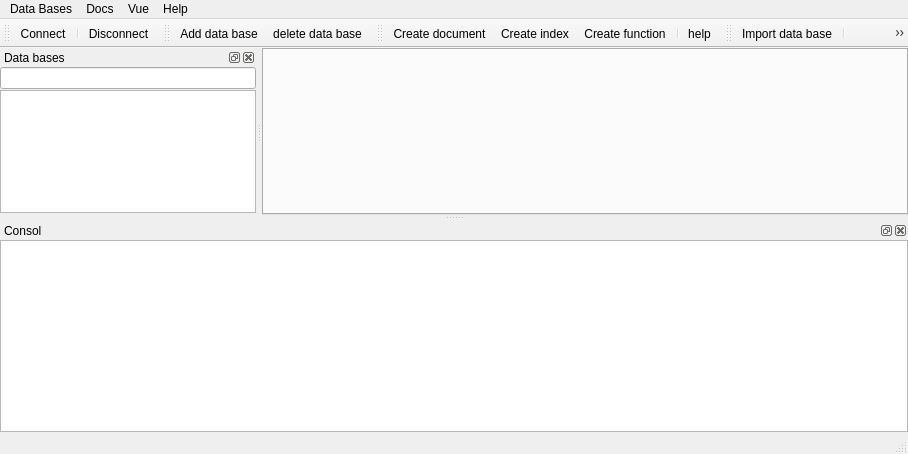
<?xml version="1.0" encoding="UTF-8"?>
<ui version="4.0">
 <class>MainWindow</class>
 <widget class="QMainWindow" name="MainWindow">
  <property name="geometry">
   <rect>
    <x>0</x>
    <y>0</y>
    <width>908</width>
    <height>454</height>
   </rect>
  </property>
  <property name="windowTitle">
   <string>Mongo Studio 1.0</string>
  </property>
  <property name="windowIcon">
   <iconset resource="resource.qrc">
    <normaloff>:/icons/icons/mongo.ico</normaloff>:/icons/icons/mongo.ico</iconset>
  </property>
  <widget class="QWidget" name="centralwidget">
   <layout class="QGridLayout" name="gridLayout">
    <property name="leftMargin">
     <number>0</number>
    </property>
    <property name="topMargin">
     <number>0</number>
    </property>
    <property name="rightMargin">
     <number>0</number>
    </property>
    <property name="bottomMargin">
     <number>0</number>
    </property>
    <property name="horizontalSpacing">
     <number>6</number>
    </property>
    <item row="0" column="0">
     <widget class="QWidget" name="widget" native="true">
      <layout class="QVBoxLayout" name="verticalLayout">
       <property name="spacing">
        <number>0</number>
       </property>
       <property name="leftMargin">
        <number>0</number>
       </property>
       <property name="topMargin">
        <number>0</number>
       </property>
       <property name="rightMargin">
        <number>0</number>
       </property>
       <property name="bottomMargin">
        <number>0</number>
       </property>
       <item>
        <widget class="QTabWidget" name="documentTabView">
         <property name="cursor">
          <cursorShape>PointingHandCursor</cursorShape>
         </property>
         <property name="tabShape">
          <enum>QTabWidget::Rounded</enum>
         </property>
         <property name="currentIndex">
          <number>-1</number>
         </property>
         <property name="tabsClosable">
          <bool>true</bool>
         </property>
         <property name="movable">
          <bool>true</bool>
         </property>
         <property name="tabBarAutoHide">
          <bool>true</bool>
         </property>
        </widget>
       </item>
      </layout>
     </widget>
    </item>
   </layout>
  </widget>
  <widget class="QMenuBar" name="menubar">
   <property name="geometry">
    <rect>
     <x>0</x>
     <y>0</y>
     <width>908</width>
     <height>21</height>
    </rect>
   </property>
   <widget class="QMenu" name="menuData_Bases">
    <property name="title">
     <string>Data Bases</string>
    </property>
    <widget class="QMenu" name="menuConnections">
     <property name="title">
      <string>Connections</string>
     </property>
     <property name="icon">
      <iconset resource="resource.qrc">
       <normaloff>:/icons/icons/connection.ico</normaloff>:/icons/icons/connection.ico</iconset>
     </property>
     <addaction name="actionConnect"/>
     <addaction name="actionDisconnect"/>
    </widget>
    <widget class="QMenu" name="menuMigrate">
     <property name="title">
      <string>Migrate</string>
     </property>
     <property name="icon">
      <iconset resource="resource.qrc">
       <normaloff>:/icons/icons/migrate.ico</normaloff>:/icons/icons/migrate.ico</iconset>
     </property>
     <addaction name="actionMigrate_Shema"/>
     <addaction name="actionMigrate_Data"/>
    </widget>
    <addaction name="menuConnections"/>
    <addaction name="separator"/>
    <addaction name="actionAdd_data_base"/>
    <addaction name="actiondelete_data_base"/>
    <addaction name="actionUpdate_data_base"/>
    <addaction name="separator"/>
    <addaction name="menuMigrate"/>
    <addaction name="actionExport_data_base"/>
    <addaction name="actionImport_data_base"/>
    <addaction name="separator"/>
    <addaction name="actionRefresh"/>
    <addaction name="separator"/>
    <addaction name="actionExit"/>
   </widget>
   <widget class="QMenu" name="menuMongo">
    <property name="title">
     <string>Docs</string>
    </property>
    <addaction name="actionCreate_document"/>
    <addaction name="actionEdit_document"/>
    <addaction name="actionDelete_document"/>
    <addaction name="separator"/>
    <addaction name="actionCreate_index"/>
    <addaction name="actionDelete_index"/>
    <addaction name="actionUpdate_index"/>
    <addaction name="separator"/>
    <addaction name="actionAdd_plugin"/>
    <addaction name="actionDelete_plugin"/>
    <addaction name="actionUpdate_plugin"/>
    <addaction name="separator"/>
    <addaction name="actionCreate_function"/>
   </widget>
   <widget class="QMenu" name="menuVue">
    <property name="title">
     <string>Vue</string>
    </property>
   </widget>
   <widget class="QMenu" name="menuHelp">
    <property name="title">
     <string>Help</string>
    </property>
    <addaction name="actionhelp"/>
    <addaction name="actionabout"/>
   </widget>
   <addaction name="menuData_Bases"/>
   <addaction name="menuMongo"/>
   <addaction name="menuVue"/>
   <addaction name="menuHelp"/>
  </widget>
  <widget class="QStatusBar" name="statusbar"/>
  <widget class="QToolBar" name="toolBar">
   <property name="windowTitle">
    <string>toolBar</string>
   </property>
   <attribute name="toolBarArea">
    <enum>TopToolBarArea</enum>
   </attribute>
   <attribute name="toolBarBreak">
    <bool>false</bool>
   </attribute>
   <addaction name="actionConnect"/>
   <addaction name="separator"/>
   <addaction name="actionDisconnect"/>
  </widget>
  <widget class="QDockWidget" name="DatabasesDock">
   <property name="windowIcon">
    <iconset resource="resource.qrc">
     <normaloff>:/icons/icons/connection.ico</normaloff>:/icons/icons/connection.ico</iconset>
   </property>
   <property name="windowTitle">
    <string>Data bases</string>
   </property>
   <attribute name="dockWidgetArea">
    <number>1</number>
   </attribute>
   <widget class="QWidget" name="dockWidgetContents_2">
    <layout class="QVBoxLayout" name="verticalLayout_2">
     <property name="spacing">
      <number>1</number>
     </property>
     <property name="leftMargin">
      <number>0</number>
     </property>
     <property name="topMargin">
      <number>0</number>
     </property>
     <property name="rightMargin">
      <number>0</number>
     </property>
     <property name="bottomMargin">
      <number>2</number>
     </property>
     <item>
      <widget class="QLineEdit" name="search"/>
     </item>
     <item>
      <widget class="QTreeView" name="connectionsTree">
       <property name="headerHidden">
        <bool>true</bool>
       </property>
      </widget>
     </item>
    </layout>
   </widget>
  </widget>
  <widget class="QDockWidget" name="dockWidget_3">
   <property name="windowTitle">
    <string>Consol</string>
   </property>
   <attribute name="dockWidgetArea">
    <number>8</number>
   </attribute>
   <widget class="QWidget" name="dockWidgetContents_3">
    <layout class="QGridLayout" name="gridLayout_2">
     <property name="leftMargin">
      <number>0</number>
     </property>
     <property name="topMargin">
      <number>0</number>
     </property>
     <property name="rightMargin">
      <number>0</number>
     </property>
     <property name="bottomMargin">
      <number>0</number>
     </property>
     <property name="spacing">
      <number>0</number>
     </property>
     <item row="0" column="0">
      <widget class="QTextEdit" name="textEdit"/>
     </item>
    </layout>
   </widget>
  </widget>
  <widget class="QToolBar" name="toolBar_2">
   <property name="windowTitle">
    <string>toolBar_2</string>
   </property>
   <attribute name="toolBarArea">
    <enum>TopToolBarArea</enum>
   </attribute>
   <attribute name="toolBarBreak">
    <bool>false</bool>
   </attribute>
   <addaction name="actionAdd_data_base"/>
   <addaction name="actiondelete_data_base"/>
  </widget>
  <widget class="QToolBar" name="toolBar_3">
   <property name="windowTitle">
    <string>toolBar_3</string>
   </property>
   <attribute name="toolBarArea">
    <enum>TopToolBarArea</enum>
   </attribute>
   <attribute name="toolBarBreak">
    <bool>false</bool>
   </attribute>
   <addaction name="actionCreate_document"/>
   <addaction name="actionCreate_index"/>
   <addaction name="actionCreate_function"/>
   <addaction name="separator"/>
   <addaction name="actionhelp"/>
  </widget>
  <widget class="QToolBar" name="toolBar_4">
   <property name="windowTitle">
    <string>toolBar_4</string>
   </property>
   <attribute name="toolBarArea">
    <enum>TopToolBarArea</enum>
   </attribute>
   <attribute name="toolBarBreak">
    <bool>false</bool>
   </attribute>
   <addaction name="actionImport_data_base"/>
   <addaction name="separator"/>
   <addaction name="actionExport_data_base"/>
  </widget>
  <action name="actionConnect">
   <property name="icon">
    <iconset resource="resource.qrc">
     <normaloff>:/icons/icons/do_connect.ico</normaloff>:/icons/icons/do_connect.ico</iconset>
   </property>
   <property name="text">
    <string>Connect</string>
   </property>
  </action>
  <action name="actionDisconnect">
   <property name="icon">
    <iconset resource="resource.qrc">
     <normaloff>:/icons/icons/do_disconnect.ico</normaloff>:/icons/icons/do_disconnect.ico</iconset>
   </property>
   <property name="text">
    <string>Disconnect</string>
   </property>
   <property name="toolTip">
    <string>Disconnect</string>
   </property>
  </action>
  <action name="actionCreate_document">
   <property name="icon">
    <iconset resource="resource.qrc">
     <normaloff>:/icons/icons/add_doc.ico</normaloff>:/icons/icons/add_doc.ico</iconset>
   </property>
   <property name="text">
    <string>Create document</string>
   </property>
  </action>
  <action name="actionEdit_document">
   <property name="icon">
    <iconset resource="resource.qrc">
     <normaloff>:/icons/icons/edit_doc.ico</normaloff>:/icons/icons/edit_doc.ico</iconset>
   </property>
   <property name="text">
    <string>Edit document</string>
   </property>
  </action>
  <action name="actionDelete_document">
   <property name="icon">
    <iconset resource="resource.qrc">
     <normaloff>:/icons/icons/delete_doc.ico</normaloff>:/icons/icons/delete_doc.ico</iconset>
   </property>
   <property name="text">
    <string>Delete document</string>
   </property>
  </action>
  <action name="actionAdd_data_base">
   <property name="icon">
    <iconset resource="resource.qrc">
     <normaloff>:/icons/icons/add_db.ico</normaloff>:/icons/icons/add_db.ico</iconset>
   </property>
   <property name="text">
    <string>Add data base</string>
   </property>
  </action>
  <action name="actiondelete_data_base">
   <property name="icon">
    <iconset resource="resource.qrc">
     <normaloff>:/icons/icons/delete_db.ico</normaloff>:/icons/icons/delete_db.ico</iconset>
   </property>
   <property name="text">
    <string>delete data base</string>
   </property>
  </action>
  <action name="actionUpdate_data_base">
   <property name="icon">
    <iconset resource="resource.qrc">
     <normaloff>:/icons/icons/current_db.ico</normaloff>:/icons/icons/current_db.ico</iconset>
   </property>
   <property name="text">
    <string>Update data base</string>
   </property>
  </action>
  <action name="actionExport_data_base">
   <property name="icon">
    <iconset resource="resource.qrc">
     <normaloff>:/icons/icons/export_db.ico</normaloff>:/icons/icons/export_db.ico</iconset>
   </property>
   <property name="text">
    <string>Export data base</string>
   </property>
  </action>
  <action name="actionConnect_2">
   <property name="text">
    <string>Connect</string>
   </property>
  </action>
  <action name="actionDelete_Connection">
   <property name="text">
    <string>Disconnect</string>
   </property>
  </action>
  <action name="actionUpdate_Connection">
   <property name="text">
    <string>Update Connection</string>
   </property>
  </action>
  <action name="actionImport_data_base">
   <property name="icon">
    <iconset resource="resource.qrc">
     <normaloff>:/icons/icons/export_db.ico</normaloff>:/icons/icons/export_db.ico</iconset>
   </property>
   <property name="text">
    <string>Import data base</string>
   </property>
  </action>
  <action name="actionRefresh">
   <property name="icon">
    <iconset resource="resource.qrc">
     <normaloff>:/icons/icons/refresh.ico</normaloff>:/icons/icons/refresh.ico</iconset>
   </property>
   <property name="text">
    <string>Refresh</string>
   </property>
  </action>
  <action name="actionExit">
   <property name="icon">
    <iconset resource="resource.qrc">
     <normaloff>:/icons/icons/exit.ico</normaloff>:/icons/icons/exit.ico</iconset>
   </property>
   <property name="text">
    <string>Exit</string>
   </property>
  </action>
  <action name="actionCreate_index">
   <property name="icon">
    <iconset resource="resource.qrc">
     <normaloff>:/icons/icons/index.ico</normaloff>:/icons/icons/index.ico</iconset>
   </property>
   <property name="text">
    <string>Create index</string>
   </property>
  </action>
  <action name="actionDelete_index">
   <property name="icon">
    <iconset resource="resource.qrc">
     <normaloff>:/icons/icons/index.ico</normaloff>:/icons/icons/index.ico</iconset>
   </property>
   <property name="text">
    <string>Delete index</string>
   </property>
  </action>
  <action name="actionUpdate_index">
   <property name="icon">
    <iconset resource="resource.qrc">
     <normaloff>:/icons/icons/index.ico</normaloff>:/icons/icons/index.ico</iconset>
   </property>
   <property name="text">
    <string>Update index</string>
   </property>
  </action>
  <action name="actionCreate_function">
   <property name="icon">
    <iconset resource="resource.qrc">
     <normaloff>:/icons/icons/function.ico</normaloff>:/icons/icons/function.ico</iconset>
   </property>
   <property name="text">
    <string>Create function</string>
   </property>
  </action>
  <action name="actionAdd_plugin">
   <property name="text">
    <string>Add plugin</string>
   </property>
  </action>
  <action name="actionDelete_plugin">
   <property name="text">
    <string>Delete plugin</string>
   </property>
  </action>
  <action name="actionUpdate_plugin">
   <property name="text">
    <string>Update plugin</string>
   </property>
  </action>
  <action name="actionMigrate_Shema">
   <property name="text">
    <string>Migrate Shema</string>
   </property>
  </action>
  <action name="actionMigrate_Data">
   <property name="text">
    <string>Migrate Data</string>
   </property>
  </action>
  <action name="actionhelp">
   <property name="icon">
    <iconset resource="resource.qrc">
     <normaloff>:/icons/icons/info_15181.ico</normaloff>:/icons/icons/info_15181.ico</iconset>
   </property>
   <property name="text">
    <string>help</string>
   </property>
  </action>
  <action name="actionabout">
   <property name="text">
    <string>about</string>
   </property>
  </action>
 </widget>
 <resources>
  <include location="resource.qrc"/>
 </resources>
 <connections/>
</ui>
